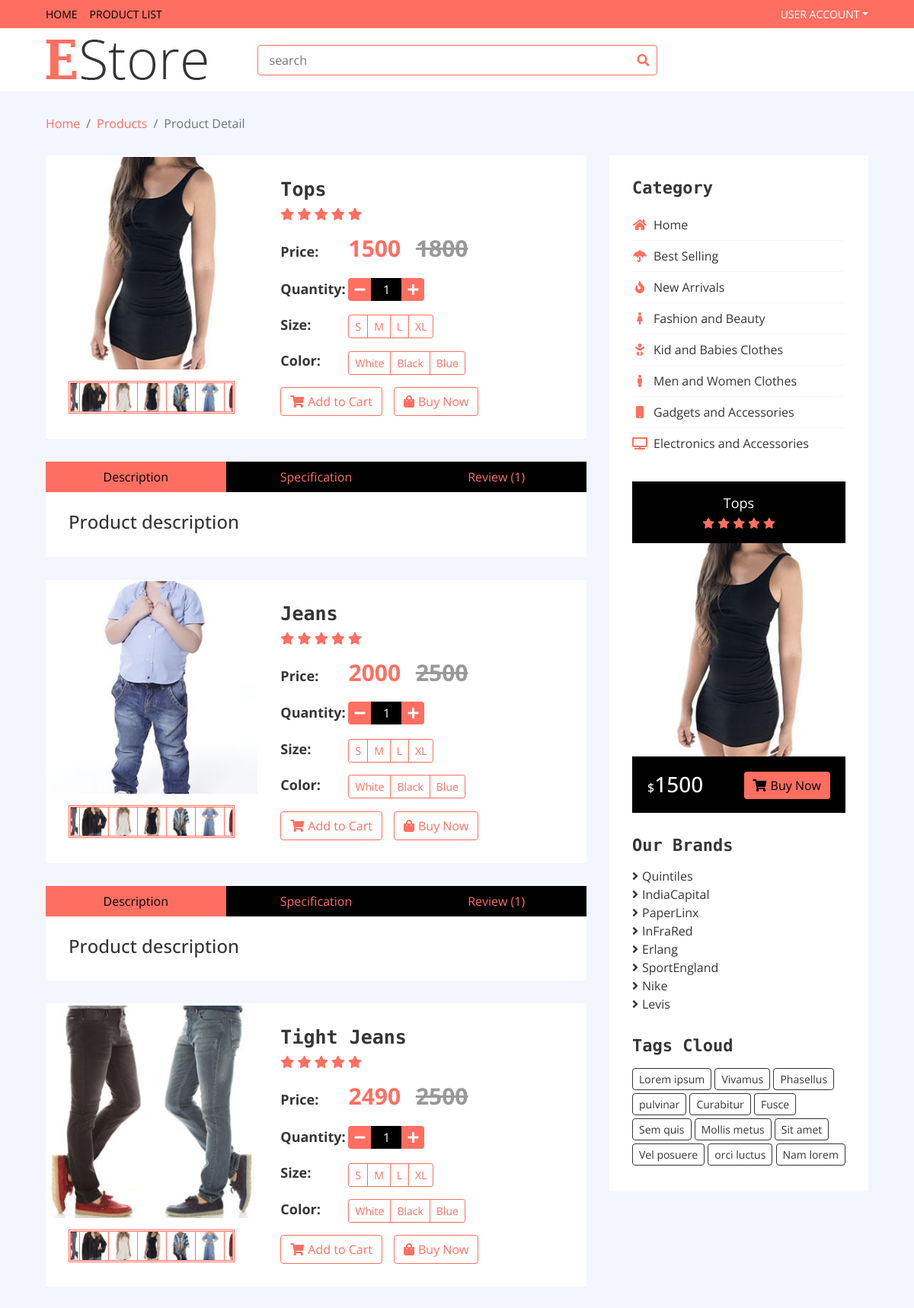
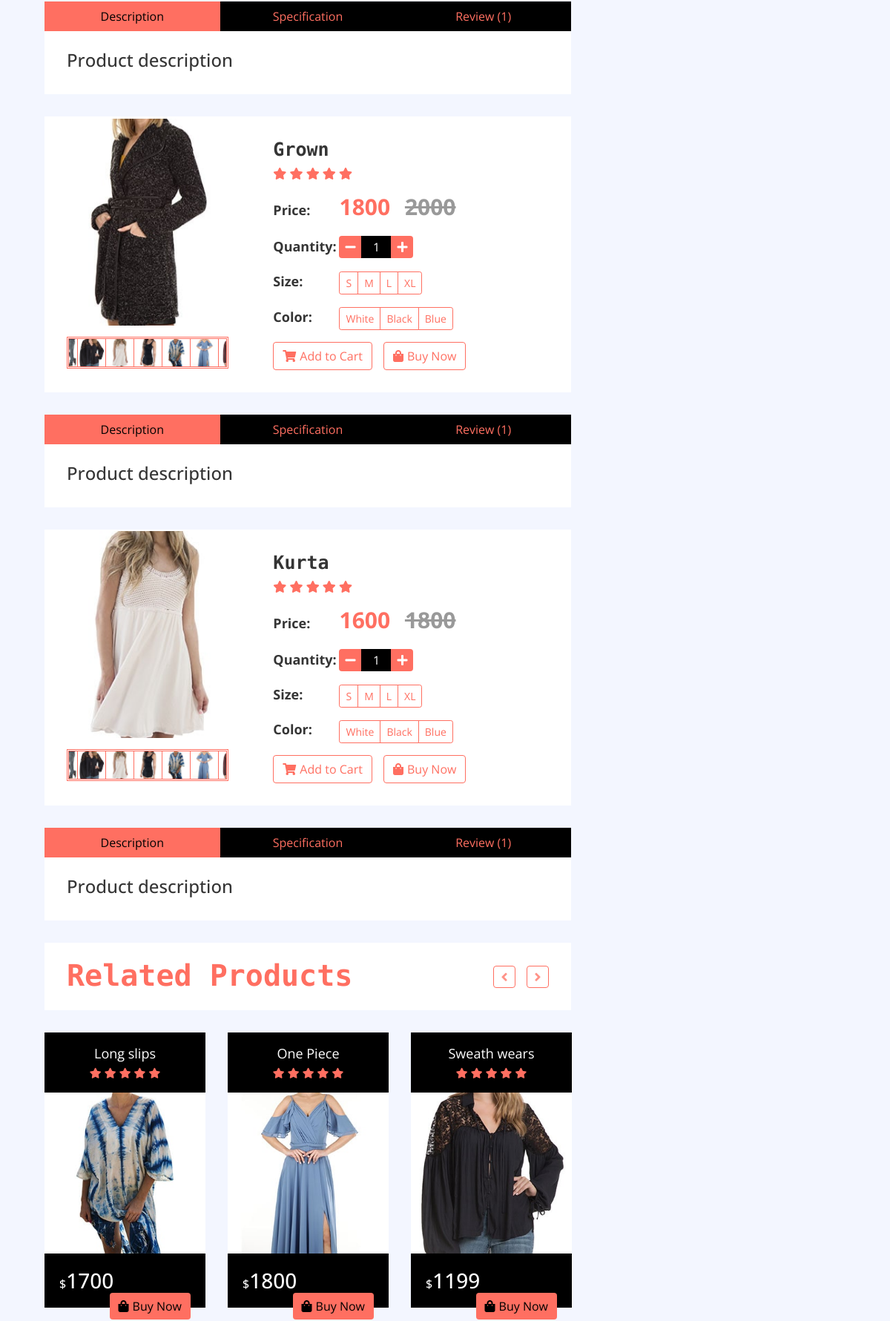
Screenshot of /product_detail/Tops (upper part) with the database file from the repository (2 pictures, top to bottom).
### home/models.py (models this page shows, shortened)
class Item(models.Model):
    name = models.CharField(max_length=500)
    category = models.ForeignKey(Category, on_delete=models.CASCADE)
    brand = models.ForeignKey(Brand, on_delete=models.CASCADE)
    image = models.ImageField(upload_to='media', null=True)
    price = models.IntegerField()
    discounted_price = models.IntegerField(default=0)
    description = models.TextField(blank=True)
    specification = models.TextField(blank=True)
    slug = models.CharField(max_length=300)
    status = models.CharField(choices=STATUS, max_length=200)
    label = models.CharField(choices=LABEL, max_length=200, blank=True)
    def add_to_cart(self):
        return reverse('cart:add-to-cart', kwargs={'slug': self.slug})
    def add_to_wishlist(self):
        return reverse('wishlist:add-to-wishlist', kwargs={'slug': self.slug})

class Category(models.Model):
    name = models.CharField(max_length=200)
    logo = models.CharField(max_length=300)
    slug = models.CharField(max_length=300)
    status = models.CharField(choices=STATUS, max_length=200)

class Brand(models.Model):
    name = models.CharField(max_length=300)
    image = models.ImageField(upload_to='media')
    status = models.CharField(choices=STATUS, max_length=200)

### home/views.py (the view)
# urls.py: path('product_detail/<slug>', ItemDetailView.as_view(), name='product_detail'),
class ItemDetailView(BaseView):
    def get(self, request, slug):
        self.views['product_details'] = Item.objects.filter(slug=slug)
        return render(request, 'product-detail.html', self.views)

### home/templates/product-detail.html (shortened to what this page needs)
{% extends 'base.html' %}
{% load static %}
{% block content %}
        <div class="breadcrumb-wrap">
            <div class="container-fluid">
                <ul class="breadcrumb">
                    <li class="breadcrumb-item"><a href="#">Home</a></li>
                    <li class="breadcrumb-item"><a href="#">Products</a></li>
                    <li class="breadcrumb-item active">Product Detail</li>
                </ul>
            </div>
        </div>
        <div class="product-detail">
            <div class="container-fluid">
                <div class="row">
                    <div class="col-lg-8">
                        {% for hot in hots %}
                        <div class="product-detail-top">
                            <div class="row align-items-center">
                                <div class="col-md-5">
                                    <div class="product-slider-single normal-slider">
                                        <img src="{{ hot.image.url }}" alt="Product Image">
                                    </div>
                                    <div class="product-slider-single-nav normal-slider">
                                        <div class="slider-nav-img"><img src="{% static 'img/product-1.jpg' %}" alt="Product Image"></div>
                                        <div class="slider-nav-img"><img src="{% static 'img/product-2.jpg' %}" alt="Product Image"></div>
                                        <div class="slider-nav-img"><img src="{% static 'img/product-3.jpg' %}" alt="Product Image"></div>
                                        <div class="slider-nav-img"><img src="{% static 'img/product-4.jpg' %}" alt="Product Image"></div>
                                        <div class="slider-nav-img"><img src="{% static 'img/product-6.jpg' %}" alt="Product Image"></div>
                                        <div class="slider-nav-img"><img src="{% static 'img/product-8.jpg' %}" alt="Product Image"></div>
                                        <div class="slider-nav-img"><img src="{% static 'img/product-10.jpg' %}" alt="Product Image"></div>
                                    </div>
                                </div>
                                <div class="col-md-7">
                                    <div class="product-content">
                                        <div class="title"><h2>{{hot.name}}</h2></div>
                                        <div class="ratting">
                                            <i class="fa fa-star"></i>
                                            <i class="fa fa-star"></i>
                                            <i class="fa fa-star"></i>
                                            <i class="fa fa-star"></i>
                                            <i class="fa fa-star"></i>
                                        </div>
                                        <div class="price">
                                            <h4>Price:</h4>
                                            <p>{{hot.discounted_price}} <span>{{hot.price}}</span></p>
                                        </div>
                                        <div class="quantity">
                                            <h4>Quantity:</h4>
                                            <div class="qty">
                                                <button class="btn-minus"><i class="fa fa-minus"></i></button>
                                                <input type="text" value="1">
                                                <button class="btn-plus"><i class="fa fa-plus"></i></button>
                                            </div>
                                        </div>
                                        <div class="p-size">
                                            <h4>Size:</h4>
                                            <div class="btn-group btn-group-sm">
                                                <button type="button" class="btn">S</button>
                                                <button type="button" class="btn">M</button>
                                                <button type="button" class="btn">L</button>
                                                <button type="button" class="btn">XL</button>
                                            </div>
                                        </div>
                                        <div class="p-color">
                                            <h4>Color:</h4>
                                            <div class="btn-group btn-group-sm">
                                                <button type="button" class="btn">White</button>
                                                <button type="button" class="btn">Black</button>
                                                <button type="button" class="btn">Blue</button>
                                            </div>
                                        </div>
                                        <div class="action">
                                            <a class="btn" href="{{ hot.add_to_cart }}"><i class="fa fa-shopping-cart"></i>Add to Cart</a>
                                            <a class="btn" href="/cart/checkout"><i class="fa fa-shopping-bag"></i>Buy Now</a>
                                        </div>
                                    </div>
                                </div>
                            </div>
                        </div>
                        <div class="row product-detail-bottom">
                            <div class="col-lg-12">
                                <ul class="nav nav-pills nav-justified">
                                    <li class="nav-item">
                                        <a class="nav-link active" data-toggle="pill" href="{{hot.description}}">Description</a>
                                    </li>
                                    <li class="nav-item">
                                        <a class="nav-link" data-toggle="pill" href="{{hot.specification}}">Specification</a>
                                    </li>
                                    <li class="nav-item">
                                        <a class="nav-link" data-toggle="pill" href="{{hot.reviews}}">Review (1)</a>
                                    </li>
                                </ul>
                                <div class="tab-content">
                                    <div id="description" class="container tab-pane active">
                                        <h4>Product description</h4>
                                    </div>
                                </div>
                            </div>
                        </div>
                        {% endfor %}
                        <div class="product">
                            <div class="section-header">
                                <h1>Related Products</h1>
                            </div>
                            <div class="row align-items-center product-slider product-slider-3">
                                {% for new in news %}
                                <div class="col-lg-3">
                                    <div class="product-item">
                                        <div class="product-title">
                                            <a href="#">{{new.name}}</a>
                                            <div class="ratting">
                                                <i class="fa fa-star"></i>
                                                <i class="fa fa-star"></i>
                                                <i class="fa fa-star"></i>
                                                <i class="fa fa-star"></i>
                                                <i class="fa fa-star"></i>
                                            </div>
                                        </div>
                                        <div class="product-image">
                                            <a href="product-detail.html">
                                                <img src="{{ new.image.url }}" alt="Product Image">
                                            </a>
                                        </div>
                                        <div class="product-price">
                                            <h3><span>$</span>{{new.discounted_price}}</h3>
                                            <a class="btn" href="/cart/checkout"><i class="fa fa-shopping-bag"></i>Buy Now</a>
                                        </div>
                                    </div>
                                </div>
                                {% endfor %}
                            </div>
                        </div>
                    </div>
                    <div class="col-lg-4 sidebar">
                        <div class="sidebar-widget category">
                            <h2 class="title">Category</h2>
                            <nav class="navbar bg-light">
                                <ul class="navbar-nav">
                                    {% for cat in category %}
                                    <li class="nav-item">
                                        <a class="nav-link" href="/category/{{ cat.slug }}"><i class="fa fa-{{cat.logo}}"></i>{{ cat.name }}</a>
                                    </li>
                                    {% endfor %}
                                </ul>
                            </nav>
                        </div>
                        <div class="sidebar-widget widget-slider">
                            <div class="sidebar-slider normal-slider">
                                {% for hot in hots %}
                                <div class="product-item">
                                    <div class="product-title">
                                        <a href="#">{{hot.name}}</a>
                                        <div class="ratting">
                                            <i class="fa fa-star"></i>
                                            <i class="fa fa-star"></i>
                                            <i class="fa fa-star"></i>
                                            <i class="fa fa-star"></i>
                                            <i class="fa fa-star"></i>
                                        </div>
                                    </div>
                                    <div class="product-image">
                                        <a href="product-detail.html">
                                            <img src="{{hot.image.url}}" alt="Product Image">
                                        </a>
                                    </div>
                                    <div class="product-price">
                                        <h3><span>$</span>{{hot.discounted_price}}</h3>
                                        <a class="btn" href="/cart/checkout"><i class="fa fa-shopping-cart"></i>Buy Now</a>
                                    </div>
                                </div>
                               {% endfor %}
                            </div>
                        </div>
                        <div class="sidebar-widget brands">
                            <h2 class="title">Our Brands</h2>
                            {% for brand in brands %}
                            <ul>
                                <li><a href="#">{{brand.name}} </a></li>
                            </ul>
                            {% endfor %}
                        </div>
                        <div class="sidebar-widget tag">
                            <h2 class="title">Tags Cloud</h2>
                            <a href="#">Lorem ipsum</a>
                            <a href="#">Vivamus</a>
                            <a href="#">Phasellus</a>
                            <a href="#">pulvinar</a>
                            <a href="#">Curabitur</a>
                            <a href="#">Fusce</a>
                            <a href="#">Sem quis</a>
                            <a href="#">Mollis metus</a>
                            <a href="#">Sit amet</a>
                            <a href="#">Vel posuere</a>
                            <a href="#">orci luctus</a>
                            <a href="#">Nam lorem</a>
                        </div>
                    </div>
                </div>
            </div>
        </div>
{% endblock %}

### rows the page displays
Item: image (picture), name "Tops", discounted_price "1500", price "1800"
Item: image (picture), name "Jeans", discounted_price "2000", price "2500"
Item: image (picture), name "Tight Jeans", discounted_price "2490", price "2500"
Item: image (picture), name "Grown", discounted_price "1800", price "2000"
Item: image (picture), name "Kurta", discounted_price "1600", price "1800"
Item: name "Long slips", image (picture), discounted_price "1700"
Item: name "One Piece", image (picture), discounted_price "1800"
Item: name "Sweath wears", image (picture), discounted_price "1199"
Category: name "Home"
Category: name "Best Selling"
Category: name "New Arrivals"
Category: name "Fashion and Beauty"
Category: name "Kid and Babies Clothes"
Category: name "Men and Women Clothes"
Category: name "Gadgets and Accessories"
Category: name "Electronics and Accessories"
Brand: name "Quintiles"
Brand: name "IndiaCapital"
Brand: name "PaperLinx"
Brand: name "InFraRed"
Brand: name "Erlang"
Brand: name "SportEngland"
Brand: name "Nike"
Brand: name "Levis"
